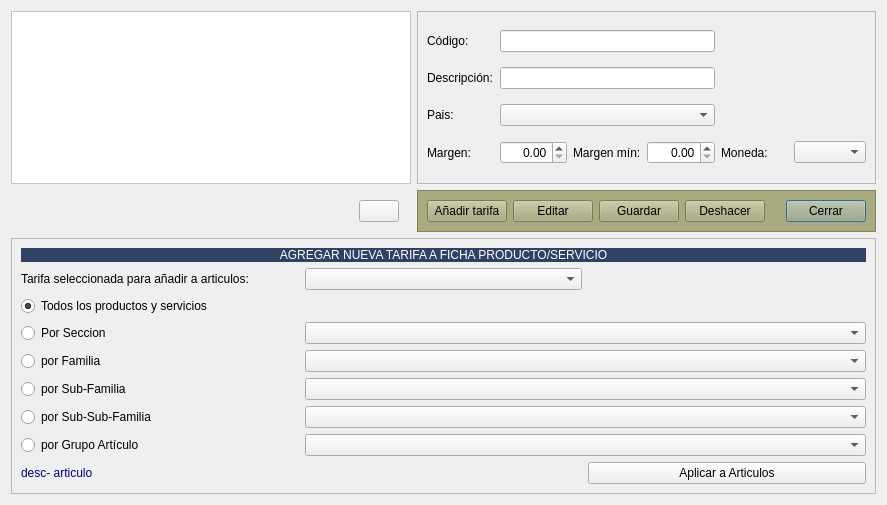
<?xml version="1.0" encoding="UTF-8"?>
<ui version="4.0">
 <class>FrmTiposTarifa</class>
 <widget class="QDialog" name="FrmTiposTarifa">
  <property name="geometry">
   <rect>
    <x>0</x>
    <y>0</y>
    <width>887</width>
    <height>505</height>
   </rect>
  </property>
  <property name="windowTitle">
   <string>Tipos de Tarifa</string>
  </property>
  <property name="windowIcon">
   <iconset resource="../maya.qrc">
    <normaloff>:/Icons/PNG/NeuX.png</normaloff>:/Icons/PNG/NeuX.png</iconset>
  </property>
  <layout class="QGridLayout" name="gridLayout_5">
   <item row="0" column="4">
    <widget class="QFrame" name="frame">
     <property name="frameShape">
      <enum>QFrame::StyledPanel</enum>
     </property>
     <property name="frameShadow">
      <enum>QFrame::Raised</enum>
     </property>
     <layout class="QGridLayout" name="gridLayout_2">
      <item row="0" column="0">
       <widget class="QLabel" name="label">
        <property name="maximumSize">
         <size>
          <width>80</width>
          <height>16777215</height>
         </size>
        </property>
        <property name="text">
         <string>Código:</string>
        </property>
       </widget>
      </item>
      <item row="1" column="0">
       <widget class="QLabel" name="label_2">
        <property name="maximumSize">
         <size>
          <width>80</width>
          <height>16777215</height>
         </size>
        </property>
        <property name="text">
         <string>Descripción:</string>
        </property>
       </widget>
      </item>
      <item row="2" column="0">
       <widget class="QLabel" name="label_6">
        <property name="text">
         <string>Pais:</string>
        </property>
       </widget>
      </item>
      <item row="3" column="0">
       <widget class="QLabel" name="label_13">
        <property name="text">
         <string>Margen:</string>
        </property>
       </widget>
      </item>
      <item row="3" column="1">
       <widget class="QDoubleSpinBox" name="spnMargen">
        <property name="maximumSize">
         <size>
          <width>67</width>
          <height>16777215</height>
         </size>
        </property>
        <property name="alignment">
         <set>Qt::AlignRight|Qt::AlignTrailing|Qt::AlignVCenter</set>
        </property>
       </widget>
      </item>
      <item row="3" column="2">
       <widget class="QLabel" name="label_14">
        <property name="text">
         <string>Margen mín:</string>
        </property>
       </widget>
      </item>
      <item row="3" column="3">
       <widget class="QDoubleSpinBox" name="spnMargen_min">
        <property name="alignment">
         <set>Qt::AlignRight|Qt::AlignTrailing|Qt::AlignVCenter</set>
        </property>
       </widget>
      </item>
      <item row="3" column="4">
       <widget class="QLabel" name="label_7">
        <property name="text">
         <string>Moneda:</string>
        </property>
       </widget>
      </item>
      <item row="3" column="5">
       <widget class="QComboBox" name="cboMoneda"/>
      </item>
      <item row="0" column="1" colspan="3">
       <widget class="QLineEdit" name="txtCodigo"/>
      </item>
      <item row="1" column="1" colspan="3">
       <widget class="QLineEdit" name="txtDescripcion"/>
      </item>
      <item row="2" column="1" colspan="3">
       <widget class="QComboBox" name="cboPais"/>
      </item>
     </layout>
    </widget>
   </item>
   <item row="1" column="4">
    <widget class="QFrame" name="frame_3">
     <property name="maximumSize">
      <size>
       <width>16777215</width>
       <height>50</height>
      </size>
     </property>
     <property name="styleSheet">
      <string notr="true">background-color: rgb(170, 170, 127);</string>
     </property>
     <property name="frameShape">
      <enum>QFrame::StyledPanel</enum>
     </property>
     <property name="frameShadow">
      <enum>QFrame::Raised</enum>
     </property>
     <layout class="QGridLayout" name="gridLayout_3">
      <item row="0" column="5">
       <widget class="QPushButton" name="btnCerrar">
        <property name="styleSheet">
         <string notr="true">color: rgb(0, 0, 0);</string>
        </property>
        <property name="text">
         <string>Cerrar</string>
        </property>
        <property name="icon">
         <iconset resource="../maya.qrc">
          <normaloff>:/Icons/PNG/Exit.png</normaloff>:/Icons/PNG/Exit.png</iconset>
        </property>
        <property name="iconSize">
         <size>
          <width>14</width>
          <height>14</height>
         </size>
        </property>
       </widget>
      </item>
      <item row="0" column="4">
       <spacer name="horizontalSpacer">
        <property name="orientation">
         <enum>Qt::Horizontal</enum>
        </property>
        <property name="sizeHint" stdset="0">
         <size>
          <width>15</width>
          <height>20</height>
         </size>
        </property>
       </spacer>
      </item>
      <item row="0" column="2">
       <widget class="QPushButton" name="btnGuardar">
        <property name="styleSheet">
         <string notr="true">color: rgb(0, 0, 0);</string>
        </property>
        <property name="text">
         <string>Guardar</string>
        </property>
        <property name="icon">
         <iconset resource="../maya.qrc">
          <normaloff>:/Icons/PNG/Save.png</normaloff>:/Icons/PNG/Save.png</iconset>
        </property>
        <property name="iconSize">
         <size>
          <width>14</width>
          <height>14</height>
         </size>
        </property>
       </widget>
      </item>
      <item row="0" column="3">
       <widget class="QPushButton" name="btnDeshacer">
        <property name="styleSheet">
         <string notr="true">color: rgb(0, 0, 0);</string>
        </property>
        <property name="text">
         <string>Deshacer</string>
        </property>
        <property name="icon">
         <iconset resource="../maya.qrc">
          <normaloff>:/Icons/PNG/undo.png</normaloff>:/Icons/PNG/undo.png</iconset>
        </property>
        <property name="iconSize">
         <size>
          <width>14</width>
          <height>14</height>
         </size>
        </property>
       </widget>
      </item>
      <item row="0" column="1">
       <widget class="QPushButton" name="btnEditar">
        <property name="styleSheet">
         <string notr="true">color: rgb(0, 0, 0);</string>
        </property>
        <property name="text">
         <string>Editar</string>
        </property>
        <property name="icon">
         <iconset resource="../maya.qrc">
          <normaloff>:/Icons/PNG/edit.png</normaloff>:/Icons/PNG/edit.png</iconset>
        </property>
        <property name="iconSize">
         <size>
          <width>14</width>
          <height>14</height>
         </size>
        </property>
       </widget>
      </item>
      <item row="0" column="0">
       <widget class="QPushButton" name="btnAnadir">
        <property name="styleSheet">
         <string notr="true">color: rgb(0, 0, 0);</string>
        </property>
        <property name="text">
         <string>Añadir tarifa</string>
        </property>
        <property name="icon">
         <iconset resource="../maya.qrc">
          <normaloff>:/Icons/PNG/add.png</normaloff>:/Icons/PNG/add.png</iconset>
        </property>
        <property name="iconSize">
         <size>
          <width>14</width>
          <height>14</height>
         </size>
        </property>
       </widget>
      </item>
     </layout>
    </widget>
   </item>
   <item row="0" column="0" colspan="4">
    <widget class="QTableView" name="listatarifas">
     <property name="styleSheet">
      <string notr="true">background-color: rgb(255, 255, 255);</string>
     </property>
     <attribute name="horizontalHeaderStretchLastSection">
      <bool>true</bool>
     </attribute>
    </widget>
   </item>
   <item row="1" column="0">
    <spacer name="horizontalSpacer_2">
     <property name="orientation">
      <enum>Qt::Horizontal</enum>
     </property>
     <property name="sizeHint" stdset="0">
      <size>
       <width>289</width>
       <height>20</height>
      </size>
     </property>
    </spacer>
   </item>
   <item row="1" column="1">
    <widget class="QPushButton" name="btnBorrar">
     <property name="text">
      <string/>
     </property>
     <property name="icon">
      <iconset resource="../maya.qrc">
       <normaloff>:/Icons/PNG/Delete.png</normaloff>:/Icons/PNG/Delete.png</iconset>
     </property>
     <property name="iconSize">
      <size>
       <width>14</width>
       <height>14</height>
      </size>
     </property>
    </widget>
   </item>
   <item row="2" column="0" colspan="5">
    <widget class="QFrame" name="frame_4">
     <property name="frameShape">
      <enum>QFrame::StyledPanel</enum>
     </property>
     <property name="frameShadow">
      <enum>QFrame::Raised</enum>
     </property>
     <layout class="QGridLayout" name="gridLayout_4">
      <item row="2" column="0" colspan="2">
       <widget class="QRadioButton" name="radTodos">
        <property name="text">
         <string>Todos los productos y servicios</string>
        </property>
        <property name="checked">
         <bool>true</bool>
        </property>
       </widget>
      </item>
      <item row="4" column="1" colspan="2">
       <widget class="QComboBox" name="cboSeccion"/>
      </item>
      <item row="1" column="1">
       <widget class="QComboBox" name="comboTarifa"/>
      </item>
      <item row="0" column="0" colspan="3">
       <widget class="QLabel" name="label_12">
        <property name="maximumSize">
         <size>
          <width>16777215</width>
          <height>20</height>
         </size>
        </property>
        <property name="styleSheet">
         <string notr="true">background: #304163;
color: rgb(255,255,255);</string>
        </property>
        <property name="text">
         <string>AGREGAR NUEVA TARIFA A FICHA PRODUCTO/SERVICIO</string>
        </property>
        <property name="alignment">
         <set>Qt::AlignCenter</set>
        </property>
       </widget>
      </item>
      <item row="9" column="2">
       <widget class="QPushButton" name="btnAgregarTarifa">
        <property name="text">
         <string>Aplicar a Articulos</string>
        </property>
       </widget>
      </item>
      <item row="8" column="0">
       <widget class="QRadioButton" name="radGrupoArticulo">
        <property name="text">
         <string>por Grupo Artículo</string>
        </property>
       </widget>
      </item>
      <item row="1" column="0">
       <widget class="QLabel" name="label_11">
        <property name="text">
         <string>Tarifa seleccionada para añadir a articulos:</string>
        </property>
       </widget>
      </item>
      <item row="8" column="1" colspan="2">
       <widget class="QComboBox" name="cboGrupoArticulo"/>
      </item>
      <item row="5" column="0">
       <widget class="QRadioButton" name="radFamilia">
        <property name="text">
         <string>por Familia</string>
        </property>
       </widget>
      </item>
      <item row="6" column="0">
       <widget class="QRadioButton" name="radSubfamilia">
        <property name="text">
         <string>por Sub-Familia</string>
        </property>
       </widget>
      </item>
      <item row="9" column="0" colspan="2">
       <widget class="QLabel" name="lblDescArt">
        <property name="styleSheet">
         <string notr="true">color: rgb(0, 0, 127);</string>
        </property>
        <property name="text">
         <string>desc- articulo</string>
        </property>
       </widget>
      </item>
      <item row="6" column="1" colspan="2">
       <widget class="QComboBox" name="cboSubFamilia"/>
      </item>
      <item row="7" column="1" colspan="2">
       <widget class="QComboBox" name="cboSubSubFamilia"/>
      </item>
      <item row="4" column="0">
       <widget class="QRadioButton" name="radSeccion">
        <property name="text">
         <string>Por Seccion</string>
        </property>
       </widget>
      </item>
      <item row="5" column="1" colspan="2">
       <widget class="QComboBox" name="cboFamilia"/>
      </item>
      <item row="7" column="0">
       <widget class="QRadioButton" name="radSubSubFamilia">
        <property name="text">
         <string>por Sub-Sub-Familia</string>
        </property>
       </widget>
      </item>
     </layout>
    </widget>
   </item>
  </layout>
 </widget>
 <tabstops>
  <tabstop>listatarifas</tabstop>
  <tabstop>btnAnadir</tabstop>
  <tabstop>btnEditar</tabstop>
  <tabstop>btnGuardar</tabstop>
  <tabstop>btnDeshacer</tabstop>
  <tabstop>btnCerrar</tabstop>
  <tabstop>radTodos</tabstop>
  <tabstop>radSeccion</tabstop>
  <tabstop>radFamilia</tabstop>
  <tabstop>cboFamilia</tabstop>
  <tabstop>radSubfamilia</tabstop>
  <tabstop>cboSubFamilia</tabstop>
  <tabstop>radSubSubFamilia</tabstop>
  <tabstop>cboSubSubFamilia</tabstop>
  <tabstop>radGrupoArticulo</tabstop>
  <tabstop>cboGrupoArticulo</tabstop>
  <tabstop>btnAgregarTarifa</tabstop>
 </tabstops>
 <resources>
  <include location="../maya.qrc"/>
 </resources>
 <connections>
  <connection>
   <sender>btnCerrar</sender>
   <signal>clicked()</signal>
   <receiver>FrmTiposTarifa</receiver>
   <slot>close()</slot>
   <hints>
    <hint type="sourcelabel">
     <x>693</x>
     <y>427</y>
    </hint>
    <hint type="destinationlabel">
     <x>311</x>
     <y>419</y>
    </hint>
   </hints>
  </connection>
 </connections>
</ui>
